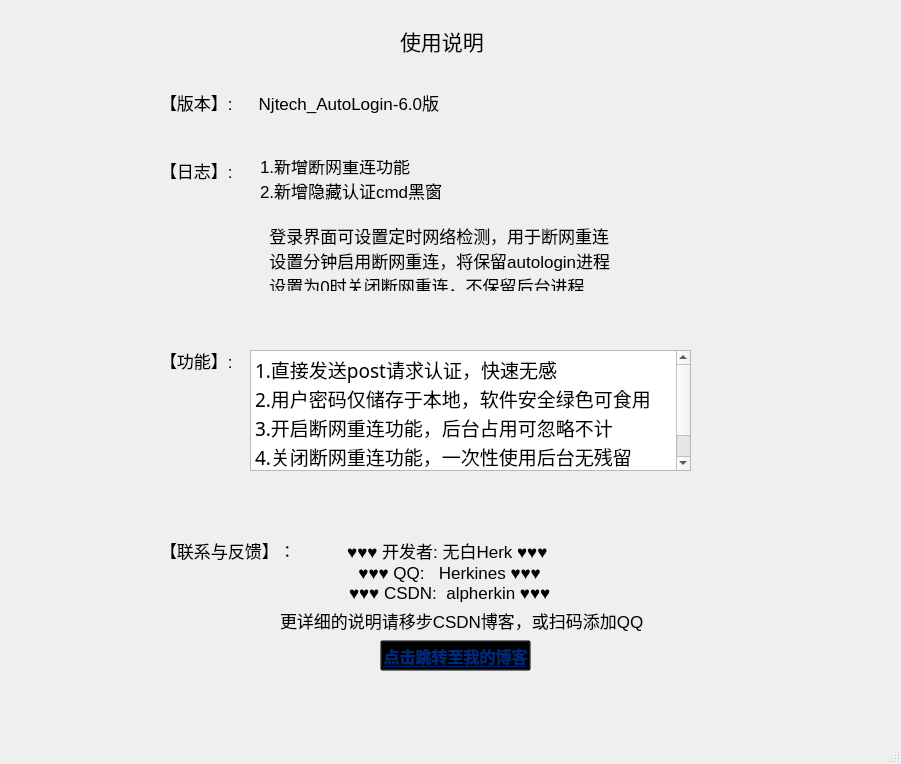
<?xml version="1.0" encoding="UTF-8"?>
<ui version="4.0">
 <class>MainWindow</class>
 <widget class="QMainWindow" name="MainWindow">
  <property name="geometry">
   <rect>
    <x>0</x>
    <y>0</y>
    <width>901</width>
    <height>764</height>
   </rect>
  </property>
  <property name="minimumSize">
   <size>
    <width>901</width>
    <height>764</height>
   </size>
  </property>
  <property name="maximumSize">
   <size>
    <width>901</width>
    <height>764</height>
   </size>
  </property>
  <property name="windowTitle">
   <string>南京工业大学</string>
  </property>
  <property name="windowIcon">
   <iconset>
    <normaloff>images/njtech.ico</normaloff>images/njtech.ico</iconset>
  </property>
  <widget class="QWidget" name="centralwidget">
   <widget class="QLabel" name="label">
    <property name="geometry">
     <rect>
      <x>400</x>
      <y>20</y>
      <width>91</width>
      <height>41</height>
     </rect>
    </property>
    <property name="font">
     <font>
      <family>Microsoft YaHei</family>
      <pointsize>16</pointsize>
     </font>
    </property>
    <property name="text">
     <string>使用说明</string>
    </property>
   </widget>
   <widget class="QLabel" name="label_4">
    <property name="geometry">
     <rect>
      <x>160</x>
      <y>350</y>
      <width>71</width>
      <height>21</height>
     </rect>
    </property>
    <property name="font">
     <font>
      <family>Microsoft YaHei UI</family>
      <pointsize>13</pointsize>
     </font>
    </property>
    <property name="text">
     <string>【功能】: </string>
    </property>
   </widget>
   <widget class="QLabel" name="label_7">
    <property name="geometry">
     <rect>
      <x>280</x>
      <y>610</y>
      <width>371</width>
      <height>21</height>
     </rect>
    </property>
    <property name="font">
     <font>
      <family>Microsoft YaHei UI</family>
      <pointsize>13</pointsize>
     </font>
    </property>
    <property name="text">
     <string>更详细的说明请移步CSDN博客，或扫码添加QQ</string>
    </property>
   </widget>
   <widget class="QLabel" name="label_8">
    <property name="geometry">
     <rect>
      <x>160</x>
      <y>540</y>
      <width>131</width>
      <height>21</height>
     </rect>
    </property>
    <property name="font">
     <font>
      <family>Microsoft YaHei UI</family>
      <pointsize>13</pointsize>
     </font>
    </property>
    <property name="text">
     <string>【联系与反馈】：</string>
    </property>
   </widget>
   <widget class="QLabel" name="label_9">
    <property name="geometry">
     <rect>
      <x>300</x>
      <y>530</y>
      <width>271</width>
      <height>81</height>
     </rect>
    </property>
    <property name="font">
     <font>
      <family>Microsoft YaHei UI</family>
      <pointsize>13</pointsize>
      <kerning>true</kerning>
     </font>
    </property>
    <property name="text">
     <string>     ♥♥♥ 开发者: 无白Herk ♥♥♥ 
      ♥♥♥ QQ:   Herkines ♥♥♥
      ♥♥♥ CSDN:  alpherkin ♥♥♥</string>
    </property>
    <property name="textFormat">
     <enum>Qt::AutoText</enum>
    </property>
    <property name="alignment">
     <set>Qt::AlignCenter</set>
    </property>
   </widget>
   <widget class="QTextBrowser" name="textBrowser">
    <property name="geometry">
     <rect>
      <x>250</x>
      <y>350</y>
      <width>441</width>
      <height>121</height>
     </rect>
    </property>
    <property name="font">
     <font>
      <family>微软雅黑</family>
      <pointsize>12</pointsize>
     </font>
    </property>
    <property name="html">
     <string>&lt;!DOCTYPE HTML PUBLIC &quot;-//W3C//DTD HTML 4.0//EN&quot; &quot;http://www.w3.org/TR/REC-html40/strict.dtd&quot;&gt;
&lt;html&gt;&lt;head&gt;&lt;meta name=&quot;qrichtext&quot; content=&quot;1&quot; /&gt;&lt;style type=&quot;text/css&quot;&gt;
p, li { white-space: pre-wrap; }
&lt;/style&gt;&lt;/head&gt;&lt;body style=&quot; font-family:'微软雅黑'; font-size:12pt; font-weight:400; font-style:normal;&quot;&gt;
&lt;p style=&quot; margin-top:0px; margin-bottom:0px; margin-left:0px; margin-right:0px; -qt-block-indent:0; text-indent:0px;&quot;&gt;&lt;span style=&quot; font-family:'SimSun'; font-size:14pt;&quot;&gt;1.直接发送post请求认证，快速无感&lt;/span&gt;&lt;/p&gt;
&lt;p style=&quot; margin-top:0px; margin-bottom:0px; margin-left:0px; margin-right:0px; -qt-block-indent:0; text-indent:0px;&quot;&gt;&lt;span style=&quot; font-family:'SimSun'; font-size:14pt;&quot;&gt;2.用户密码仅储存于本地，软件安全绿色可食用&lt;/span&gt;&lt;/p&gt;
&lt;p style=&quot; margin-top:0px; margin-bottom:0px; margin-left:0px; margin-right:0px; -qt-block-indent:0; text-indent:0px;&quot;&gt;&lt;span style=&quot; font-family:'SimSun'; font-size:14pt;&quot;&gt;3.开启断网重连功能，后台占用可忽略不计&lt;/span&gt;&lt;/p&gt;
&lt;p style=&quot; margin-top:0px; margin-bottom:0px; margin-left:0px; margin-right:0px; -qt-block-indent:0; text-indent:0px;&quot;&gt;&lt;span style=&quot; font-family:'SimSun'; font-size:14pt;&quot;&gt;4.关闭断网重连功能，一次性使用后台无残留&lt;/span&gt;&lt;/p&gt;
&lt;p style=&quot; margin-top:0px; margin-bottom:0px; margin-left:0px; margin-right:0px; -qt-block-indent:0; text-indent:0px;&quot;&gt;&lt;span style=&quot; font-family:'SimSun'; font-size:14pt;&quot;&gt;5.认准安全下载渠道，如我的蓝奏云，CSDN&lt;/span&gt;&lt;/p&gt;&lt;/body&gt;&lt;/html&gt;</string>
    </property>
   </widget>
   <widget class="QLabel" name="label_6">
    <property name="geometry">
     <rect>
      <x>160</x>
      <y>160</y>
      <width>71</width>
      <height>21</height>
     </rect>
    </property>
    <property name="font">
     <font>
      <family>Microsoft YaHei UI</family>
      <pointsize>13</pointsize>
     </font>
    </property>
    <property name="text">
     <string>【日志】:</string>
    </property>
   </widget>
   <widget class="QLabel" name="label_10">
    <property name="geometry">
     <rect>
      <x>260</x>
      <y>160</y>
      <width>381</width>
      <height>131</height>
     </rect>
    </property>
    <property name="font">
     <font>
      <family>Microsoft YaHei UI</family>
      <pointsize>13</pointsize>
     </font>
    </property>
    <property name="text">
     <string>1.新增断网重连功能
2.新增隐藏认证cmd黑窗

  登录界面可设置定时网络检测，用于断网重连
  设置分钟启用断网重连，将保留autologin进程
  设置为0时关闭断网重连，不保留后台进程</string>
    </property>
   </widget>
   <widget class="QWidget" name="layoutWidget">
    <property name="geometry">
     <rect>
      <x>160</x>
      <y>90</y>
      <width>280</width>
      <height>25</height>
     </rect>
    </property>
    <layout class="QHBoxLayout" name="horizontalLayout">
     <item>
      <widget class="QLabel" name="label_5">
       <property name="font">
        <font>
         <family>Microsoft YaHei UI</family>
         <pointsize>13</pointsize>
        </font>
       </property>
       <property name="text">
        <string>【版本】:</string>
       </property>
      </widget>
     </item>
     <item>
      <widget class="QLabel" name="label_2">
       <property name="font">
        <font>
         <family>Microsoft YaHei UI</family>
         <pointsize>13</pointsize>
        </font>
       </property>
       <property name="text">
        <string> Njtech_AutoLogin-6.0版</string>
       </property>
      </widget>
     </item>
    </layout>
   </widget>
   <widget class="QToolButton" name="btn_csdn">
    <property name="geometry">
     <rect>
      <x>380</x>
      <y>640</y>
      <width>151</width>
      <height>31</height>
     </rect>
    </property>
    <property name="font">
     <font>
      <family>微软雅黑</family>
      <pointsize>12</pointsize>
      <weight>75</weight>
      <bold>true</bold>
      <underline>true</underline>
     </font>
    </property>
    <property name="toolTip">
     <string>&lt;html&gt;&lt;head/&gt;&lt;body&gt;&lt;p&gt;请到在下的博客下获取最新版，为了软件的安全可靠&lt;/p&gt;&lt;/body&gt;&lt;/html&gt;</string>
    </property>
    <property name="styleSheet">
     <string notr="true">background: transparent;
color: rgba(0, 85, 255, 120);
</string>
    </property>
    <property name="text">
     <string>点击跳转至我的博客</string>
    </property>
   </widget>
   <widget class="QLabel" name="label_3">
    <property name="geometry">
     <rect>
      <x>650</x>
      <y>540</y>
      <width>231</width>
      <height>171</height>
     </rect>
    </property>
    <property name="text">
     <string/>
    </property>
    <property name="pixmap">
     <pixmap resource="images/resourse.qrc">:/打赏/qq.png</pixmap>
    </property>
    <property name="scaledContents">
     <bool>true</bool>
    </property>
   </widget>
  </widget>
  <widget class="QMenuBar" name="menubar">
   <property name="geometry">
    <rect>
     <x>0</x>
     <y>0</y>
     <width>901</width>
     <height>26</height>
    </rect>
   </property>
  </widget>
  <widget class="QStatusBar" name="statusbar"/>
 </widget>
 <resources>
  <include location="images/resourse.qrc"/>
 </resources>
 <connections/>
</ui>
